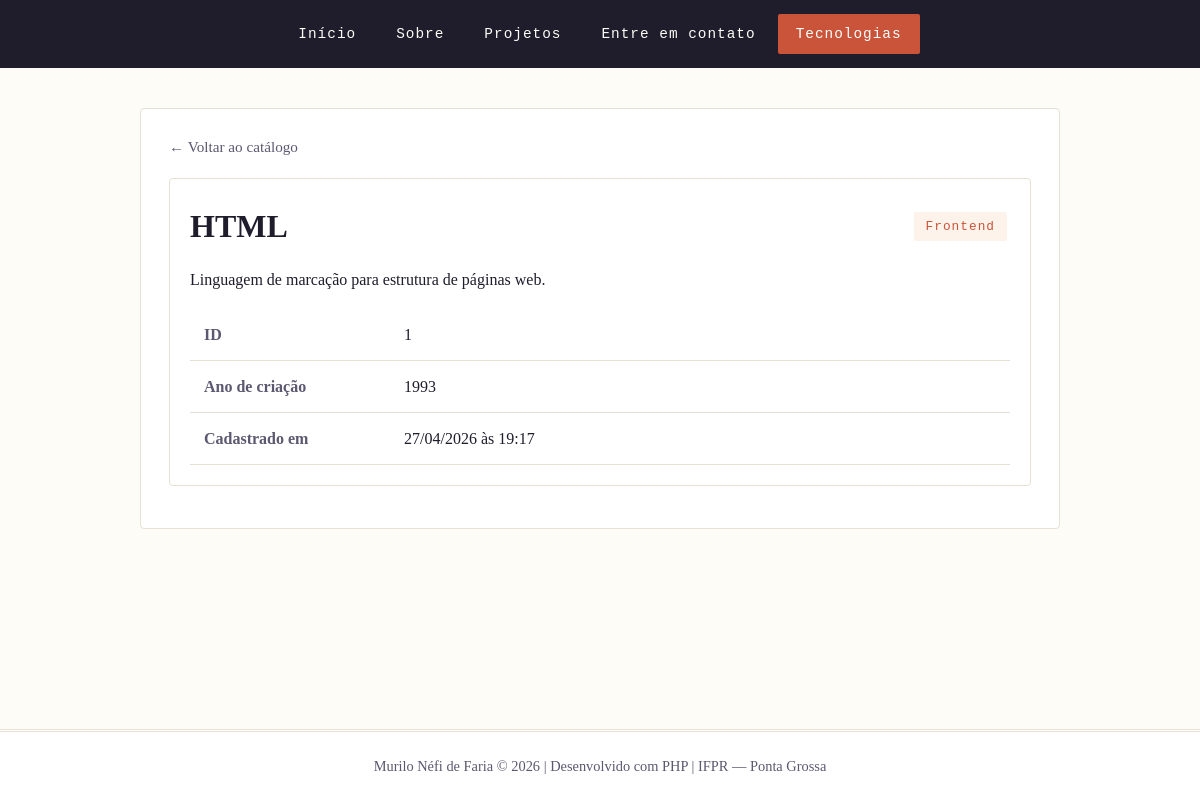
Screenshot of /03_pdo/detalhe.php?id=1 with the database file from the repository.
### tables this page shows
CREATE TABLE IF NOT EXISTS tecnologias (
    id INT AUTO_INCREMENT PRIMARY KEY,
    nome VARCHAR(100) NOT NULL,
    categoria VARCHAR(100) NOT NULL,
    descricao TEXT NOT NULL,
    ano_criacao INT NOT NULL,
    criado_em TIMESTAMP DEFAULT CURRENT_TIMESTAMP
);

### 03_pdo/detalhe.php (the view, shortened to what this page needs)
<?php
require_once 'includes/conexao.php';
$id = filter_input(INPUT_GET, 'id', FILTER_VALIDATE_INT);
$stmt = $pdo->prepare('SELECT * FROM tecnologias WHERE id = :id');
$stmt->execute(['id' => $id]);
$tec = $stmt->fetch();
$voltar = 'index.php';
?>
<!DOCTYPE html>
<html lang="pt-BR">
<head>
</head>
<body>
    <div class="container">
        <a href="<?php echo htmlspecialchars($voltar); ?>" class="link-voltar">← Voltar ao catálogo</a>
        <div class="card detalhe-card">
            <div class="card-topo">
                <h1><?php echo htmlspecialchars($tec['nome']); ?></h1>
                <span class="tag-categoria"><?php echo htmlspecialchars($tec['categoria']); ?></span>
            </div>
            <p><?php echo htmlspecialchars($tec['descricao']); ?></p>
            <table class="tabela-detalhe">
                <tr>
                    <td>ID</td>
                    <td><?php echo $tec['id']; ?></td>
                </tr>
                <tr>
                    <td>Ano de criação</td>
                    <td><?php echo $tec['ano_criacao']; ?></td>
                </tr>
                <tr>
                    <td>Cadastrado em</td>
                    <td><?php echo date('d/m/Y \à\s H:i', strtotime($tec['criado_em'])); ?></td>
                </tr>
            </table>
        </div>
    </div>
</body>
</html>

### includes/style.css (style rules this page uses)
:root { --cor-fundo: #fdfcf7; --cor-texto: #1f1d2b; --cor-suave: #5c5870; --cor-destaque: #c9543a; --cor-borda: #e6e1d3; --cor-card: #ffffff; --cor-sucesso: #2e7d52; --cor-erro: #b3331e; --cor-aviso-fundo: #fef3eb; --cor-sucesso-fundo: #ecf5f0; --cor-erro-fundo: #fbecea; }
* { margin: 0; padding: 0; box-sizing: border-box; }
body { font-family: 'Georgia', 'Times New Roman', serif; background: var(--cor-fundo); color: var(--cor-texto); line-height: 1.7; min-height: 100vh; display: flex; flex-direction: column; }
.container { max-width: 920px; width: 100%; margin: 40px auto; padding: 24px 28px; background: var(--cor-card); border: 1px solid var(--cor-borda); border-radius: 4px; }
.card { background: var(--cor-card); border: 1px solid var(--cor-borda); padding: 20px; border-radius: 4px; margin-bottom: 18px; }
.card-topo { display: flex; justify-content: space-between; align-items: center; margin-bottom: 12px; }
.tag-categoria { display: inline-block; padding: 4px 12px; background: var(--cor-aviso-fundo); color: var(--cor-destaque); border-radius: 2px; font-size: 0.8em; text-decoration: none; margin: 3px; font-family: 'Courier New', monospace; letter-spacing: 1px; }
.link-voltar { display: inline-block; margin-bottom: 18px; color: var(--cor-suave); text-decoration: none; font-size: 0.95em; }
.tabela-detalhe { width: 100%; border-collapse: collapse; margin-top: 16px; }
.tabela-detalhe td { padding: 12px 14px; border-bottom: 1px solid var(--cor-borda); }
.tabela-detalhe tr td:first-child { font-weight: bold; color: var(--cor-suave); width: 200px; }

### rows the page displays
tecnologias: nome "HTML", categoria "Frontend", descricao "Linguagem de marcação para estrutura de páginas web.", id "1", ano_criacao "1993", criado_em "27/04/2026 às 19:17"

### other values shown
$autor "Murilo Néfi de Faria"
